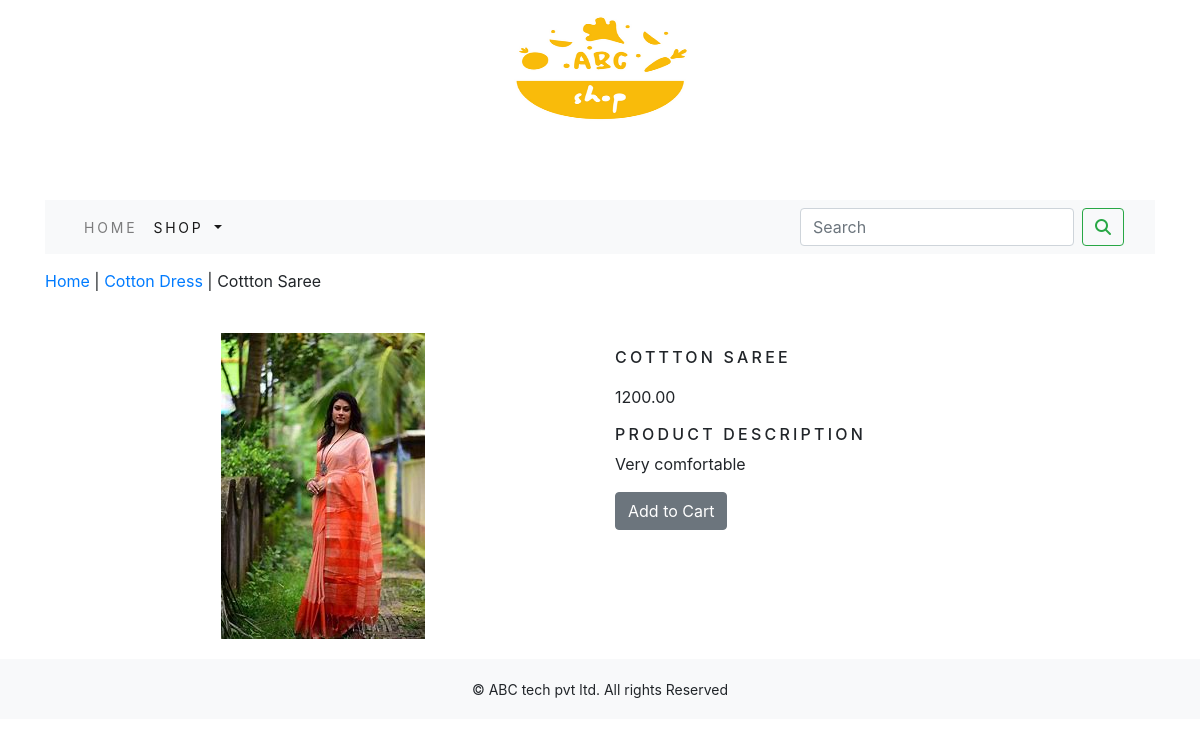
Page /shop/cotton-dress/cottton-saree/ on the committed database.
### shop/models.py (models this page shows, shortened)
class Product(models.Model):
    name=models.CharField(max_length=250,unique=True)
    slug=models.SlugField(max_length=250,unique=True)
    description=models.TextField(blank=True)
    price=models.DecimalField(max_digits=10,decimal_places=2)
    category=models.ForeignKey(Category,on_delete=models.CASCADE)
    image=models.ImageField(upload_to='product',blank=True)
    stock=models.IntegerField()
    available=models.BooleanField(default=True)
    created=models.DateTimeField(auto_now_add=True)
    updated=models.DateTimeField(auto_now=True)
    class Meta:
        ordering=('name',)
        verbose_name='product'
        verbose_name_plural='products'

class Category(models.Model):
    name=models.CharField(max_length=250,unique=True)
    slug=models.SlugField(max_length=250,unique=True)
    description=models.TextField(blank=True)
    image=models.ImageField(upload_to='category',blank=True)
    class Meta:
        ordering=('name'),
        verbose_name='category'
        verbose_name_plural='categories'
    def get_url(self):
        return reverse('shop:products_by_category',args=[self.slug])
    def __str__(self):
        return '{}'.format(self.name)

### shop/views.py (the view)
# urls.py: path('<slug:c_slug>/<slug:product_slug>/',views.proDetail,name='prodCatdetail'),
def proDetail(request,c_slug,product_slug):
    try:
        product=Product.objects.get(category__slug=c_slug,slug=product_slug)
    except Exception as e:
        raise e
    return render(request,'product.html',{'product':product})

### cart/context_processors.py (called while the page is built)
def counter(request):
    item_count=0
    if 'admin' in request.path:
        return {}
    else:
        try:
            cart=Cart.objects.filter(cart_id=_cart_id(request))
            cart_items=CartItem.objects.all().filter(cart=cart[:1])
            for cart_item in cart_items:
                item_count += cart_item.quantity
        except Cart.DoesNotExist:
            item_count = 0
        return dict(item_count=item_count)

### cart/views.py (called while the page is built)
def _cart_id(request):
    cart=request.session.session_key
    if not cart:
        cart=request.session.create()
    return cart

### shop/context_processors.py (called while the page is built)
def menu_links(request):
    links=Category.objects.all()
    return dict(links=links)

### templates/product.html (shortened to what this page needs)
{% extends 'base.html' %}
{% load static %}
{% block content %}
<div class="container">
<div class="row my_prod_row_class">
  <div class="mx_auto">
      <p><a href="{% url 'shop:allProdCat' %}">Home</a> | <a href="{{product.category.get_url}}">{{product.category}}</a> | {{product.name}} </p>
  </div>
    <div class="container">
        <br>
<div class="row">
    <div class="col-12 col-sm-12 col-md-12 col-lg-6 text-center">
        <div style="min-width:18rem">
            <img src="{{product.image.url}}" alt="{{product.name}}">
        </div>
    </div>
        <div class="col-12 col-sm-12 col-md-12 col-lg-6">
            <div>
            <h1 class="my_product-title">{{product.name}}</h1>
            <p>{{product.price}}</p>
            <h2 class="my_title">Product Description</h2>
            <p class="text-justify my_prod_text">{{product.description}}</p>
            {% if product.stock <= 0 %}
            <p class="text-justify my_prod_text"><b>Out of Stock</b></p>
            {% else %}
            <a class="btn btn-secondary" href="{% url 'cart:add_cart' product.id %}">Add to Cart</a>
   {% endif %}
            </div>
    </div>
</div>
</div>
</div>
</div>
{% endblock %}

### static/css/custom.css (style rules this page uses)
body { font-family: 'Roboto', sans-serif; }
.my_title { font-size: 16px; text-transform: uppercase; letter-spacing: .2em; }
.my_prod_row_class { padding-top: 15px; padding-bottom:20px; }
.my_product-title { font-size:16px; text-transform:uppercase; letter-spacing:.2em; padding-top:15px; padding-bottom:10px; }

### rows in the picture
Product: category "Cotton Dress", name "Cottton Saree", image (picture), name "COTTTON SAREE", price "1200.00", description "Very comfortable"
